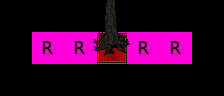

Tiled map render using the project's own tile images. Description and the map definition, with tile-layer contents summarised, below:
An orthogonal 7x3 tile map with 32x32 px tiles, 5 tile layers (RuleRegions, ruleSet, ruleSet, rule1_Collision, ...), 6 hidden layers not drawn, 4 tilesets.

<map version="1.0" orientation="orthogonal" width="7" height="3" tilewidth="32" tileheight="32">
 <tileset firstgid="1" name="Collision" tilewidth="32" tileheight="32">
  <image source="../../graphics/tiles/collision.png" width="64" height="32" />
 </tileset>
 <tileset firstgid="3" name="set_rules" tilewidth="32" tileheight="32">
  <image source="../../graphics/tiles/set_rules.png" width="64" height="64" />
 </tileset>
 <tileset firstgid="7" name="set_hlw" tilewidth="32" tileheight="32">
  <image source="../../graphics/tiles/set_hlw.png" width="256" height="160" />
 </tileset>
 <tileset firstgid="47" name="arvores_x5" tilewidth="32" tileheight="160">
  <image source="../../graphics/tiles/hlw_arvores_x5.png" width="480" height="480" />
 </tileset>
 <layer name="RuleRegions" width="7" height="3">
  <data>[21 cells, 5 non-empty, 1 distinct tile ids]</data>
 </layer>
 <layer name="ruleSet" width="7" height="3">
  <data>[21 cells, 1 non-empty, 1 distinct tile ids]</data>
 </layer>
 <layer name="ruleSet" width="7" height="3">
  <data>[21 cells, 1 non-empty, 1 distinct tile ids]</data>
 </layer>
 <layer name="ruleNotSet" width="7" height="3" visible="0">
  <data>[21 cells, 4 non-empty, 1 distinct tile ids]</data>
 </layer>
 <layer name="ruleNotSet" width="7" height="3" visible="0">
  <data>[21 cells, 4 non-empty, 1 distinct tile ids]</data>
 </layer>
 <layer name="rule1_Collision" width="7" height="3">
  <data>[21 cells, 3 non-empty, 2 distinct tile ids]</data>
 </layer>
 <layer name="rule2_Collision" width="7" height="3" visible="0">
  <data>[21 cells, 3 non-empty, 2 distinct tile ids]</data>
 </layer>
 <layer name="rule3_Collision" width="7" height="3" visible="0">
  <data>[21 cells, 3 non-empty, 2 distinct tile ids]</data>
 </layer>
 <layer name="rule1_Fringe" width="7" height="3">
  <data>[21 cells, 3 non-empty, 3 distinct tile ids]</data>
 </layer>
 <layer name="rule2_Fringe" width="7" height="3" visible="0">
  <data>[21 cells, 3 non-empty, 3 distinct tile ids]</data>
 </layer>
 <layer name="rule3_Fringe" width="7" height="3" visible="0">
  <data>[21 cells, 3 non-empty, 3 distinct tile ids]</data>
 </layer>
</map>
